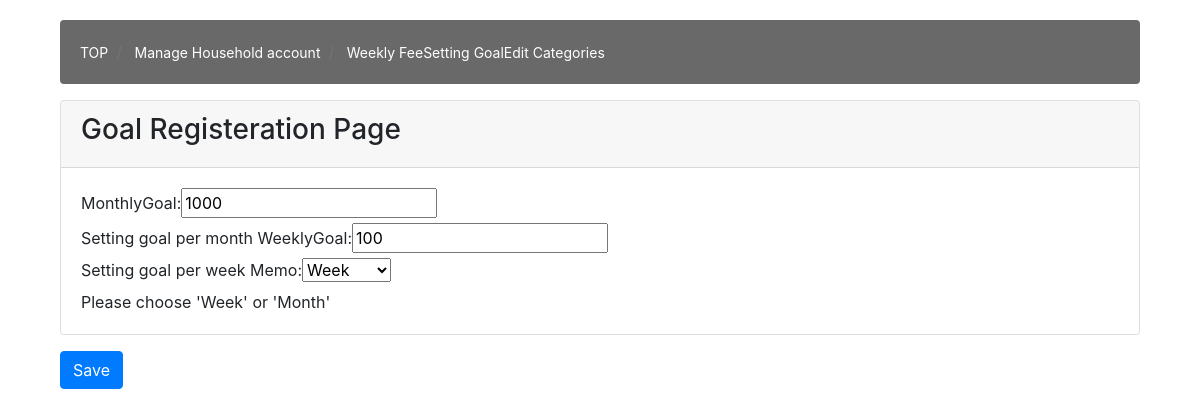
/kakeibo/update_goal/11, run on the app's committed database.
### kakeibo/models.py (models this page shows, shortened)
class Goals(models.Model):
    class Meta:
        db_table = "goal"
        verbose_name = "Goal"
        verbose_name_plural = "Goal"
    weekly_goal = models.IntegerField(
        verbose_name="weeklyGoal", help_text="Setting goal per week",
        validators=[check_length])
    mothly_goal = models.IntegerField(
        verbose_name="monthlyGoal", help_text="Setting goal per month", validators=[check_length])
    TERM_CHOICES = (
        ("Week", 'Week'),
        ("Month", 'Month'),
    )
    memo = models.CharField(verbose_name="Memo", max_length=5,
                            choices=TERM_CHOICES, help_text="Please choose 'Week' or 'Month'")

### kakeibo/views.py (the view)
# urls.py: path('update_goal/<int:pk>', views.GoalUpdateView.as_view(), name="update_goal"),
class GoalUpdateView(UpdateView):
    model = Goals
    form_class = GoalsForm
    success_url = reverse_lazy('kakeibo:update_goal_done')

### kakeibo/forms.py
class GoalsForm(forms.ModelForm):
    class Meta:
        model = Goals
        fields = ['mothly_goal', 'weekly_goal', 'memo']

### kakeibo/templates/kakeibo/goals_form.html (shortened to what this page needs)
{% extends 'kakeibo/base.htm' %}
{% load bootstrap %}
{% block content %}
<form method="post">
  <div class="container">
    <div class="row">
      <div class="col-12">
        <div class="content-wrapper">
          <div class="container-fluid">
            <ol class="breadcrumb" style="background-color: #696969; margin-top: 20px;  padding: 20px;">
            <li class="breadcrumb-item">
                <a href="{% url 'kakeibo:kakeibo_monster' %}" style="color: white; font-size: 14px;">TOP</a>
            </li>
            <li class="breadcrumb-item">
                <a href="{% url 'kakeibo:kakeibo_list' %}"  style="color: white; font-size: 14px;">Manage Household account</a>
            </li>
            <li class="breadcrumb-item">
                <a href="{% url 'kakeibo:kakeibo_circle' %}"  style="color: white; font-size: 14px;">Weekly Fee</a>
            </li>
            <li>
                <a href="{% url 'kakeibo:setgoal' %}"  style="color: white; font-size: 14px;">Setting Goal</a>
            </li>
            <li>
                <a href="{% url 'kakeibo:category_list' %}"  style="color: white; font-size: 14px;">Edit Categories</a>
            </li>
        </ol>
            <div class="card mb-3">
              <div class="card-header">
                <h3>Goal Registeration Page</h3>
              </div>
              <div class="card-body"> {{ form|bootstrap }}
              </div>
            </div>
            <div class="row">
              <div class="col-12">
                <button class="btn btn-primary">Save</button>
              </div>
            </div>
          </div>
</form>
{% endblock %}

### data on the page
Goals: mothly_goal "1000", weekly_goal "100", memo "Week"
